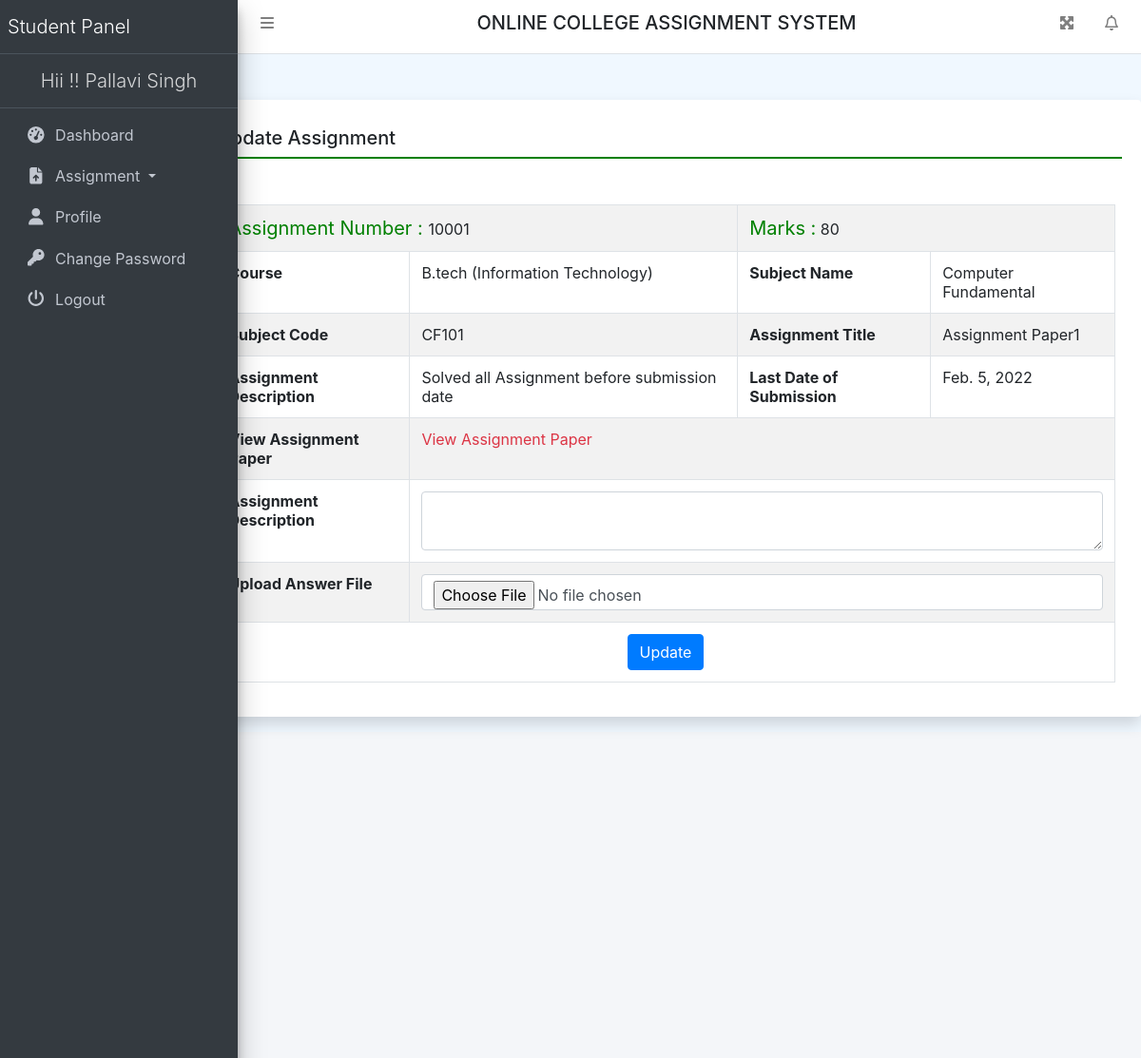
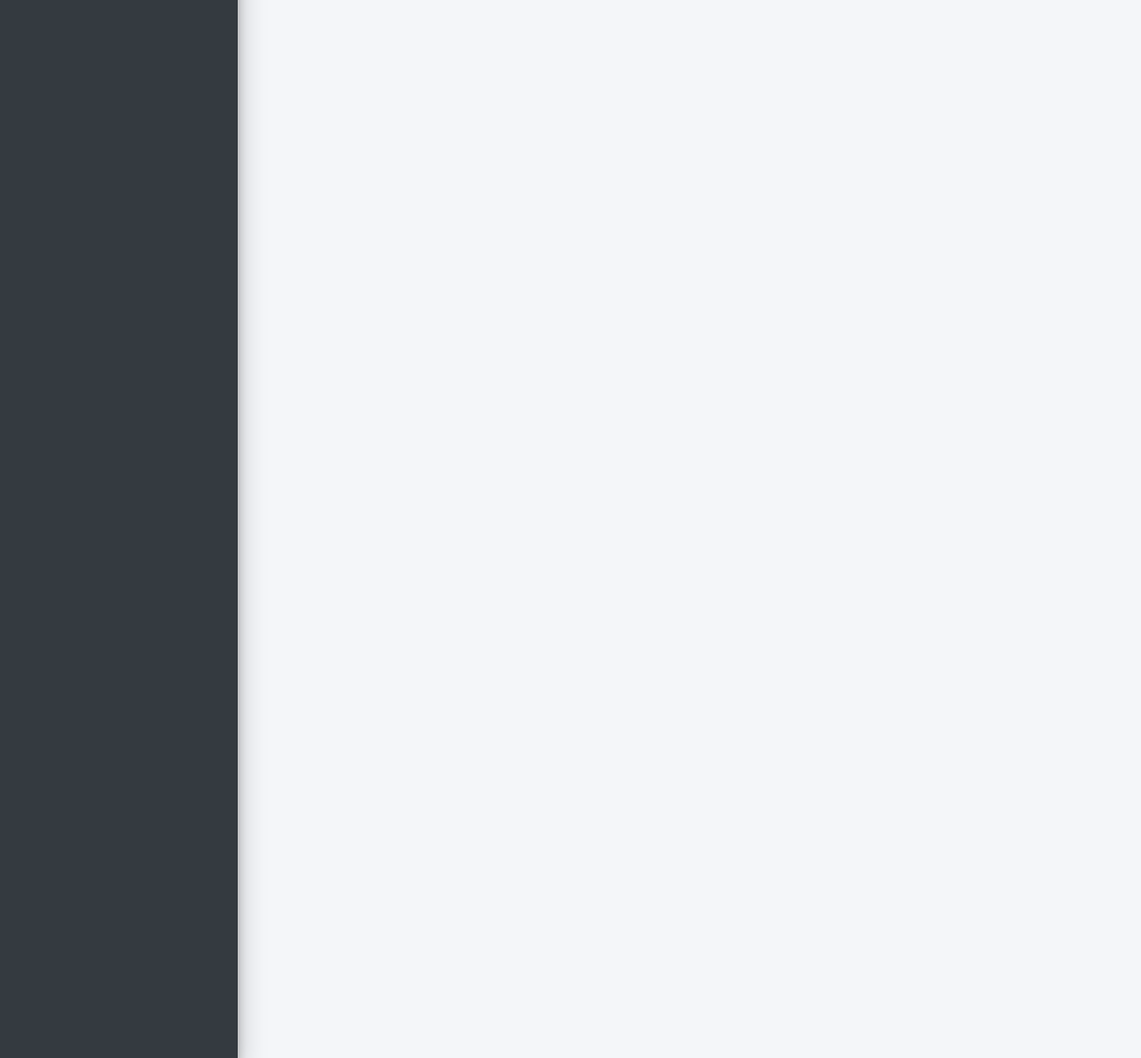
Screenshot of /submitAssignment/1 (signed in) with the database file from the repository (2 pictures, top to bottom).
### collegeAssignment/models.py (models this page shows, shortened)
class Assigment(models.Model):
    teacher = models.ForeignKey(Teacher, on_delete=models.CASCADE)
    course = models.ForeignKey(Course, on_delete=models.CASCADE)
    subject = models.ForeignKey(Subject, on_delete=models.CASCADE)
    AssignmentNumber = models.IntegerField(null=True)
    AssignmentTitle = models.CharField(max_length=150, null=True)
    AssignmentDescription = models.CharField(max_length=300, null=True)
    SubmissionDate = models.DateField(null=True)
    AssignmentMarks = models.CharField(max_length=150, null=True)
    AssignmentFile = models.FileField(max_length=200, null=True)
    CreationDate = models.DateTimeField(auto_now_add=True)

class Course(models.Model):
    BranchName = models.CharField(max_length=150, null=True)
    CourseName = models.CharField(max_length=200, null=True)
    CreationDate = models.DateTimeField(auto_now_add=True)

class Subject(models.Model):
    course = models.ForeignKey(Course, on_delete=models.CASCADE)
    SubjectFullname = models.CharField(max_length=200, null=True)
    SubjectShortname = models.CharField(max_length=50, null=True)
    SubjectCode = models.CharField(max_length=50, null=True)
    CreationDate = models.DateTimeField(auto_now_add=True)

### collegeAssignment/views.py (the view, shortened to what this page needs)
# urls.py: path('submitAssignment/<int:pid>', submitAssignment, name='submitAssignment'),
def submitAssignment(request, pid):
    if not request.user.is_authenticated:
        return redirect('student_login')
    assignment = Assigment.objects.get(id=pid)
    user = User.objects.get(id=request.user.id)
    userDetails = UserDetail.objects.get(user=user)
    try:
        error = ""
    except:
        pass
    return render(request, 'submitAssignment.html', locals())

### collegeAssignment/templates/submitAssignment.html (shortened to what this page needs)
{% extends 'studentHeader.html' %}
{% block main %}
<div class="card shadow mt-5 offset-2">
    <div class="card-body">
        <h5 class="p-2" style="border-bottom: 2px solid green;">Update Assignment</h5>
        <div class="container-fluid mt-3">
            <table border="1" class="table table-striped table-bordered first mt-5">
                <tr>
                    <td colspan="2"><span style="font-size : 20px; color : green">Assignment Number : </span>
                        {{assignment.AssignmentNumber}}
                    </td>
                    <td colspan="2"><span style="font-size : 20px; color : green">Marks  :</span>
                        {{assignment.AssignmentMarks}}
                    </td>
                </tr>
                <tr>
                    <th>Course</th>
                    <td>{{assignment.course.CourseName}} ({{assignment.course.BranchName}})</td>
                    <th>Subject Name</th>
                    <td>{{assignment.subject.SubjectFullname}}</td>
                </tr>
                <tr>
                    <th>Subject Code</th>
                    <td>{{assignment.subject.SubjectCode}}</td>
                    <th>Assignment Title</th>
                    <td>{{assignment.AssignmentTitle}}</td>
                </tr>
                <tr>
                    <th>Assignment Description</th>
                    <td>{{assignment.AssignmentDescription}}</td>
                    <th>Last Date of Submission</th>
                    <td>{{assignment.SubmissionDate}}</td>
                </tr>
                <tr>
                    <th>View Assignment Paper</th>
                    <td colspan="3"><a href="{{assignment.AssignmentFile.url}}" class="text-danger">View Assignment
                        Paper</a></td>
                </tr>
                <form method="post" enctype="multipart/form-data">
                    <tr>
                        <th>Assignment Description</th>
                        <td colspan="3"><textarea name="Assdesc" class="form-control" required></textarea></td>
                    </tr>
                    <tr>
                        <th>Upload Answer File</th>
                        <td colspan="3"><input type="file" name="AnswerFile" class="form-control"></td>
                    </tr>
                    <tr align="center">
                        <td colspan="4">
                            <button type="submit" name="submit" class="btn btn-primary">Update</button>
                        </td>
                    </tr>
                </form>
            </table>
        </div>
    </div>
</div>
{% endblock %}

### collegeAssignment/templates/studentHeader.html (shortened to what this page needs)
{% load static %}
<html>
<head runat="server">
    <link href="{% static 'css/bootstrap.css' %}" rel="stylesheet"/>
    <link href="{% static 'css/all.css' %}" rel="stylesheet"/>
    <link href="{% static 'css/adminlte.css' %}" rel="stylesheet"/>
    <link href="{% static 'css/OverlayScrollbars.css' %}" rel="stylesheet"/>
    <link rel="stylesheet" href="https://cdn.datatables.net/1.10.23/css/jquery.dataTables.min.css">
    <link rel="stylesheet" href="https://cdn.datatables.net/buttons/1.6.5/css/buttons.dataTables.min.css">
    <link rel="stylesheet"
          href="https://cdn.jsdelivr.net/npm/bootstrap-select@1.13.14/dist/css/bootstrap-select.min.css">
</head>
<body class="hold-transition sidebar-mini layout-fixed layout-navbar-fixed layout-footer-fixed">
<nav class="main-header navbar navbar-expand navbar-white navbar-light">
    <ul class="navbar-nav">
        <li class="nav-item">
            <a class="nav-link" data-widget="pushmenu" href="#" role="button"><i class="fas fa-bars"></i></a>
        </li>
    </ul>
    <h5 class="text-center text-uppercase" style="width:100%;">Online College Assignment System</h5>
    <ul class="navbar-nav ml-auto">
        <li class="nav-item">
            <a class="nav-link" data-widget="fullscreen" href="#" role="button">
                <i class="fas fa-expand-arrows-alt"></i>
            </a>
        </li>
        <li class="nav-item dropdown">
            <a class="nav-link" data-toggle="dropdown" href="#">
                <i class="far fa-bell fas-shake animated"></i>
            </a>
        </li>
    </ul>
</nav>
<aside class="main-sidebar sidebar-dark-primary elevation-4">
    <a href="{% url 'sdashboard' %}" class="brand-link">
        <span class="brand-text font-weight-light">Student Panel</span>
    </a>
    <a href="{% url 'sdashboard' %}" class="brand-link">
        <center><span
                class="brand-text font-weight-light">Hii !! {{request.user.first_name}} {{request.user.last_name}} </span>
        </center>
    </a>
    <div class="sidebar">
        <nav class="mt-2">
            <ul class="nav nav-pills nav-sidebar flex-column" data-widget="treeview" role="menu" data-accordion="false">
                <li class="nav-item"><a href="{% url 'sdashboard' %}" class="nav-link">
                    <i class="nav-icon fas fa-tachometer-alt"></i>
                    <p>Dashboard</p>
                </a></li>
                <li class="nav-item dropdown">
                    <a class="nav-link dropdown-toggle" href="#" id="navbarDropdown"
                       role="button" data-toggle="dropdown" aria-haspopup="true"
                       aria-expanded="false"> <i class="nav-icon fas fa-file-upload"></i> Assignment </a>
                </li>
                <li class="nav-item"><a href="{% url 'studentProfile' %}" class="nav-link">
                    <i class="nav-icon fas fa-user"></i>
                    <p>Profile</p>
                </a></li>
                <li class="nav-item"><a href="{% url 'studentchangePassword' %}" class="nav-link">
                    <i class="nav-icon fas fa-key"></i>
                    <p>Change Password</p>
                </a></li>
                <li class="nav-item"><a href="/logout" class="nav-link">
                    <i class="nav-icon fas fa-power-off"></i>
                    <p>Logout</p>
                </a></li>
            </ul>
        </nav>
    </div>
</aside>
{% block main %}
{% endblock %}
<div class="content-wrapper"></div>

### collegeAssignment/static/css/all.css (style rules this page uses)
.fa-bars:before { content: "\f0c9"; }
.fa-bell:before { content: "\f0f3"; }
.fa-key:before { content: "\f084"; }
.fa-power-off:before { content: "\f011"; }
.fa-user:before { content: "\f007"; }

### collegeAssignment/static/css/OverlayScrollbars.css (style rules this page uses)
.os-host, .os-host-textarea { position: relative; overflow: visible !important; -webkit-box-orient: vertical; -webkit-box-direction: normal; -ms-flex-direction: column; flex-direction: column; -ms-flex-wrap: nowrap; flex-wrap: nowrap; -webkit-box-pack: start; -ms-flex-pack: start; justify-content: flex-start; -ms-flex-line-pack: start; align-content: flex-start; -webkit-box-align: start; -ms-flex-align: start; -ms-grid-row-align: flex-start; align-items: flex-start; }

### collegeAssignment/templates/studentHeader.html (style rules this page uses)
body { background-color: aliceblue; }

### rows the page displays
Assigment: AssignmentNumber "10001", AssignmentMarks "80", course.CourseName "B.tech", course.BranchName "Information Technology", subject.SubjectFullname "Computer Fundamental", subject.SubjectCode "CF101", AssignmentTitle "Assignment Paper1", AssignmentDescription "Solved all Assignment before submission date", SubmissionDate "Feb. 5, 2022"

### other values shown
{{ request.user.first_name }} "Pallavi"
{{ request.user.last_name }} "Singh"
